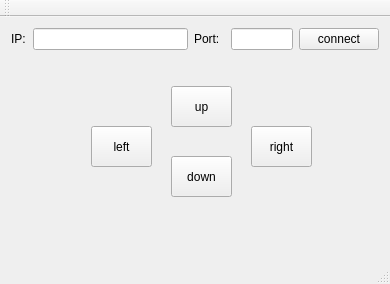
<?xml version="1.0" encoding="UTF-8"?>
<ui version="4.0">
 <class>MainWindow</class>
 <widget class="QMainWindow" name="MainWindow">
  <property name="geometry">
   <rect>
    <x>0</x>
    <y>0</y>
    <width>390</width>
    <height>284</height>
   </rect>
  </property>
  <property name="windowTitle">
   <string>MainWindow</string>
  </property>
  <widget class="QWidget" name="centralWidget">
   <layout class="QVBoxLayout" name="verticalLayout">
    <item>
     <layout class="QHBoxLayout" name="horizontalLayout" stretch="1,10,2,4,2">
      <item>
       <widget class="QLabel" name="label">
        <property name="text">
         <string>IP:</string>
        </property>
       </widget>
      </item>
      <item>
       <widget class="QLineEdit" name="lineEdit_ip"/>
      </item>
      <item>
       <widget class="QLabel" name="label_2">
        <property name="text">
         <string>Port:</string>
        </property>
       </widget>
      </item>
      <item>
       <widget class="QLineEdit" name="lineEdit_port"/>
      </item>
      <item>
       <widget class="QPushButton" name="pushButton_connect">
        <property name="text">
         <string>connect</string>
        </property>
        <property name="checkable">
         <bool>true</bool>
        </property>
       </widget>
      </item>
     </layout>
    </item>
    <item>
     <widget class="QWidget" name="widget" native="true">
      <property name="minimumSize">
       <size>
        <width>0</width>
        <height>171</height>
       </size>
      </property>
      <widget class="QPushButton" name="pushButton_up">
       <property name="geometry">
        <rect>
         <x>160</x>
         <y>30</y>
         <width>61</width>
         <height>41</height>
        </rect>
       </property>
       <property name="text">
        <string>up</string>
       </property>
       <property name="checkable">
        <bool>false</bool>
       </property>
      </widget>
      <widget class="QPushButton" name="pushButton_right">
       <property name="geometry">
        <rect>
         <x>240</x>
         <y>70</y>
         <width>61</width>
         <height>41</height>
        </rect>
       </property>
       <property name="text">
        <string>right</string>
       </property>
      </widget>
      <widget class="QPushButton" name="pushButton_left">
       <property name="geometry">
        <rect>
         <x>80</x>
         <y>70</y>
         <width>61</width>
         <height>41</height>
        </rect>
       </property>
       <property name="text">
        <string>left</string>
       </property>
      </widget>
      <widget class="QPushButton" name="pushButton_down">
       <property name="geometry">
        <rect>
         <x>160</x>
         <y>100</y>
         <width>61</width>
         <height>41</height>
        </rect>
       </property>
       <property name="text">
        <string>down</string>
       </property>
      </widget>
     </widget>
    </item>
   </layout>
  </widget>
  <widget class="QMenuBar" name="menuBar">
   <property name="geometry">
    <rect>
     <x>0</x>
     <y>0</y>
     <width>390</width>
     <height>25</height>
    </rect>
   </property>
  </widget>
  <widget class="QToolBar" name="mainToolBar">
   <attribute name="toolBarArea">
    <enum>TopToolBarArea</enum>
   </attribute>
   <attribute name="toolBarBreak">
    <bool>false</bool>
   </attribute>
  </widget>
  <widget class="QStatusBar" name="statusBar"/>
 </widget>
 <layoutdefault spacing="6" margin="11"/>
 <resources/>
 <connections/>
</ui>
